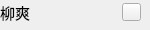
                   <widget class="QWidget" name="widgetSingerS4" native="true">
                    <property name="minimumSize">
                     <size>
                      <width>0</width>
                      <height>30</height>
                     </size>
                    </property>
                    <property name="maximumSize">
                     <size>
                      <width>16777215</width>
                      <height>30</height>
                     </size>
                    </property>
                    <widget class="QWidget" name="layoutWidget_9">
                     <property name="geometry">
                      <rect>
                       <x>0</x>
                       <y>0</y>
                       <width>141</width>
                       <height>25</height>
                      </rect>
                     </property>
                     <layout class="QHBoxLayout" name="horizontalLayout_17">
                      <item>
                       <widget class="QLabel" name="labSinger3">
                        <property name="font">
                         <font>
                          <family>Microsoft YaHei UI</family>
                          <pointsize>11</pointsize>
                         </font>
                        </property>
                        <property name="text">
                         <string>柳爽</string>
                        </property>
                       </widget>
                      </item>
                      <item>
                       <spacer name="horizontalSpacer_11">
                        <property name="orientation">
                         <enum>Qt::Horizontal</enum>
                        </property>
                        <property name="sizeHint" stdset="0">
                         <size>
                          <width>68</width>
                          <height>20</height>
                         </size>
                        </property>
                       </spacer>
                      </item>
                      <item>
                       <widget class="QPushButton" name="ptnSinger3">
                        <property name="maximumSize">
                         <size>
                          <width>19</width>
                          <height>18</height>
                         </size>
                        </property>
                        <property name="text">
                         <string/>
                        </property>
                       </widget>
                      </item>
                     </layout>
                    </widget>
                   </widget>
